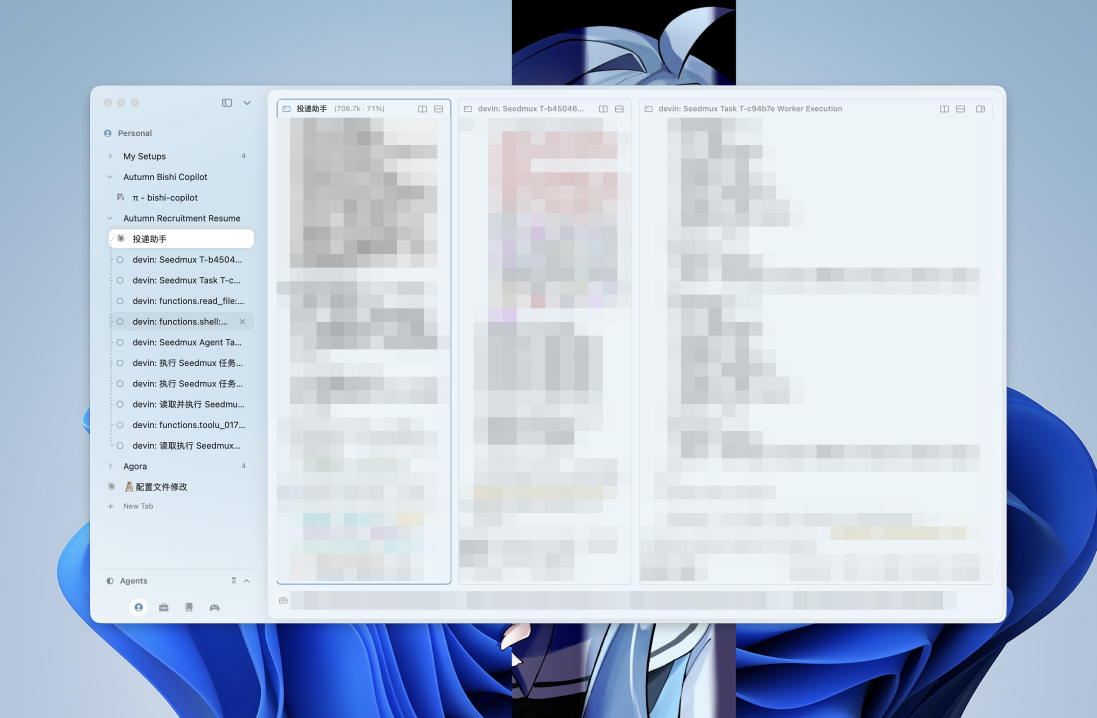
#> input picture seedmux-issues/current-full-r.png, 3290 x 2154 px (shown at 1/3 size)
$ python crop_circle.py seedmux-issues/current-full-r.png out.png 100
#> lines starting #> are read from the running program, lines starting #| are printed output that depends on the picture; after the words box and inside, x2 and y2 are one past the last pixel; in counts of white or black regions, pixels touching at a corner belong together
#!/usr/bin/env python3
# -*- coding: utf-8 -*-

from PIL import Image, ImageDraw
import sys
import os

def crop_to_circle(image_path, output_path=None, size=None):
    """
    将图片裁剪为圆形

    参数:
    image_path: 输入图片路径
    output_path: 输出图片路径（如果为None，则自动生成）
    size: 输出图片尺寸，如果为None则使用原图的最小边长
    """
#> called with image_path = 'seedmux-issues/current-full-r.png', output_path = 'out.png', size = 100
    # 检查文件是否存在
    if not os.path.exists(image_path):
        print(f"错误：找不到文件 '{image_path}'")
        return False

    # 如果没有指定输出路径，自动生成
    if output_path is None:
        base_name = os.path.splitext(image_path)[0]
        output_path = f"{base_name}_circle.png"

    try:
        # 打开图片
        img = Image.open(image_path).convert("RGBA")

        # 获取图片尺寸
        width, height = img.size
#> width = 3290; height = 2154
        print(f"原始图片尺寸: {width}x{height}")
#| 原始图片尺寸: 3290x2154

        # 确定圆形的尺寸（取宽高中的最小值）
        if size is None:
            size = min(width, height)

        # 将图片调整为正方形
        if width != height:
            # 计算裁剪区域，使图片居中
            left = (width - size) // 2
#> left = 1595
            top = (height - size) // 2
#> top = 1027
            right = left + size
#> right = 1695
            bottom = top + size
#> bottom = 1127
            img = img.crop((left, top, right, bottom))
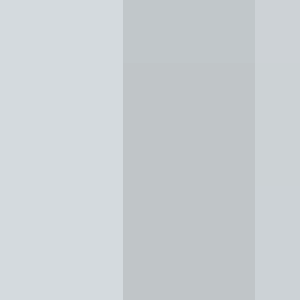
#> img: PIL image 100x100 RGBA (shown 3 times larger); mean R, G, B, A 202.1, 207.7, 211.2, 255

        # 调整图片大小
        if img.size[0] != size:
            img = img.resize((size, size), Image.Resampling.LANCZOS)

        # 创建一个透明背景
        output = Image.new('RGBA', (size, size), (0, 0, 0, 0))
#> output: PIL image 100x100 RGBA; every value is 0

        # 创建圆形蒙版
        mask = Image.new('L', (size, size), 0)
#> mask: PIL image 100x100 L; every value is 0
        draw = ImageDraw.Draw(mask)
        draw.ellipse((0, 0, size, size), fill=255)

        # 应用蒙版
        output.paste(img, (0, 0))
        output.putalpha(mask)
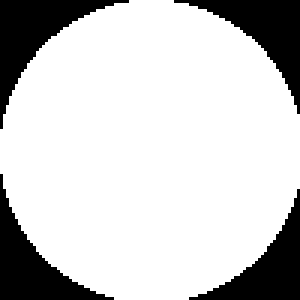
#> mask: PIL image 100x100 L (shown 3 times larger); 79.8% white; 4 black regions, box (x1, y1, x2, y2) and area: (0, 0, 43, 43) 549, (58, 0, 100, 38) 506, (0, 58, 38, 100) 506, (63, 63, 100, 100) 464
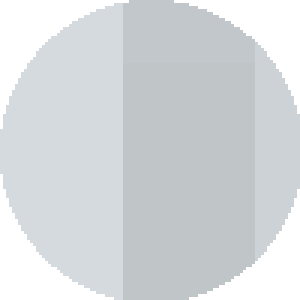
#> output: PIL image 100x100 RGBA (shown 3 times larger); mean R, G, B, A 202.1, 207.7, 211.2, 203.4; transparent parts drawn white

        # 保存图片
        output.save(output_path, 'PNG')
        print(f"✅ 圆形图片已保存到: {output_path}")
        print(f"   输出尺寸: {size}x{size}")
        return True

    except Exception as e:
        print(f"❌ 处理图片时出错: {str(e)}")
        return False

def main():
    # 检查命令行参数
    if len(sys.argv) < 2:
        print("使用方法:")
        print("  python3 crop_circle.py <图片路径> [输出路径] [尺寸]")
        print("\n示例:")
        print("  python3 crop_circle.py avatar.jpg")
        print("  python3 crop_circle.py avatar.jpg output.png")
        print("  python3 crop_circle.py avatar.jpg output.png 300")
        sys.exit(1)

    # 获取参数
    image_path = sys.argv[1]
    output_path = sys.argv[2] if len(sys.argv) > 2 else None
    size = int(sys.argv[3]) if len(sys.argv) > 3 else None

    # 执行裁剪
    success = crop_to_circle(image_path, output_path, size)

    if not success:
        sys.exit(1)

if __name__ == "__main__":
    main()

$ run again, on seedmux-issues/mockup-sidebar-collapsed-r.png
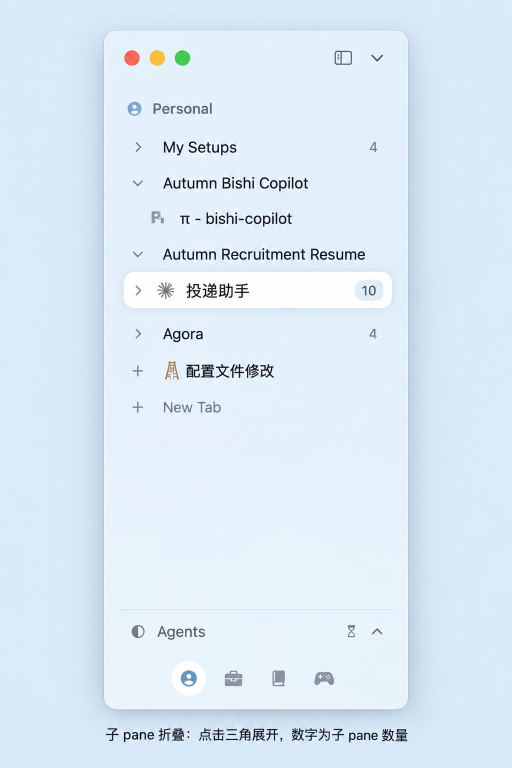
#> input picture seedmux-issues/mockup-sidebar-collapsed-r.png, 1024 x 1536 px (shown at 1/2 size)
#| 原始图片尺寸: 1024x1536
#> in crop_to_circle, `img = img.crop((left, top, right, bottom))`:
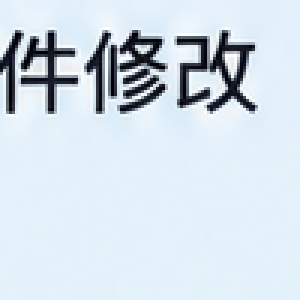
#> img: PIL image 100x100 RGBA (shown 3 times larger); mean R, G, B, A 210.2, 221.8, 231.4, 255
#> in crop_to_circle, `output.putalpha(mask)`:
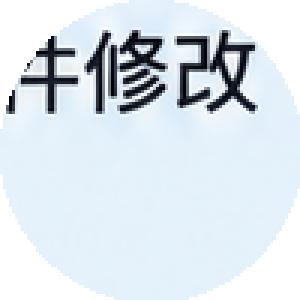
#> output: PIL image 100x100 RGBA (shown 3 times larger); mean R, G, B, A 210.2, 221.8, 231.4, 203.4; transparent parts drawn white

$ run again, on seedmux-issues/mockup-terminal-minimized-r.png
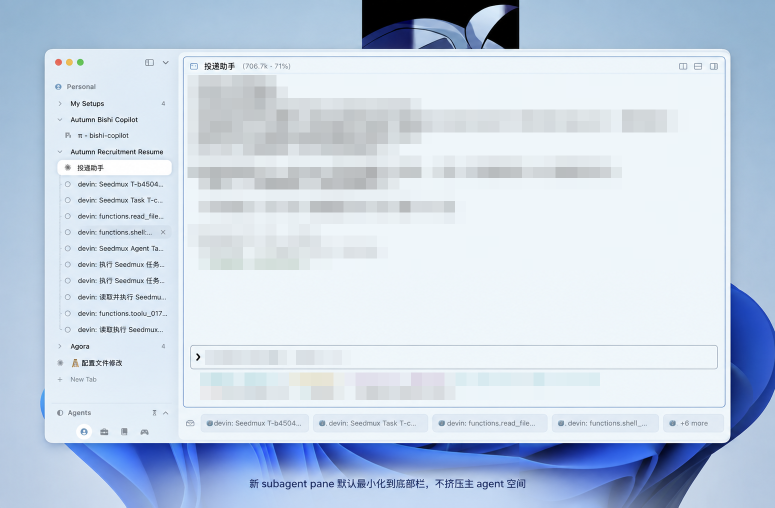
#> input picture seedmux-issues/mockup-terminal-minimized-r.png, 1550 x 1015 px (shown at 1/2 size)
#| 原始图片尺寸: 1550x1015
#> in crop_to_circle, `img = img.crop((left, top, right, bottom))`:
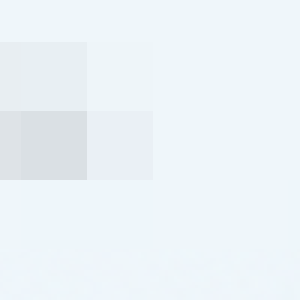
#> img: PIL image 100x100 RGBA (shown 3 times larger); mean R, G, B, A 236.7, 243.7, 247.9, 255
